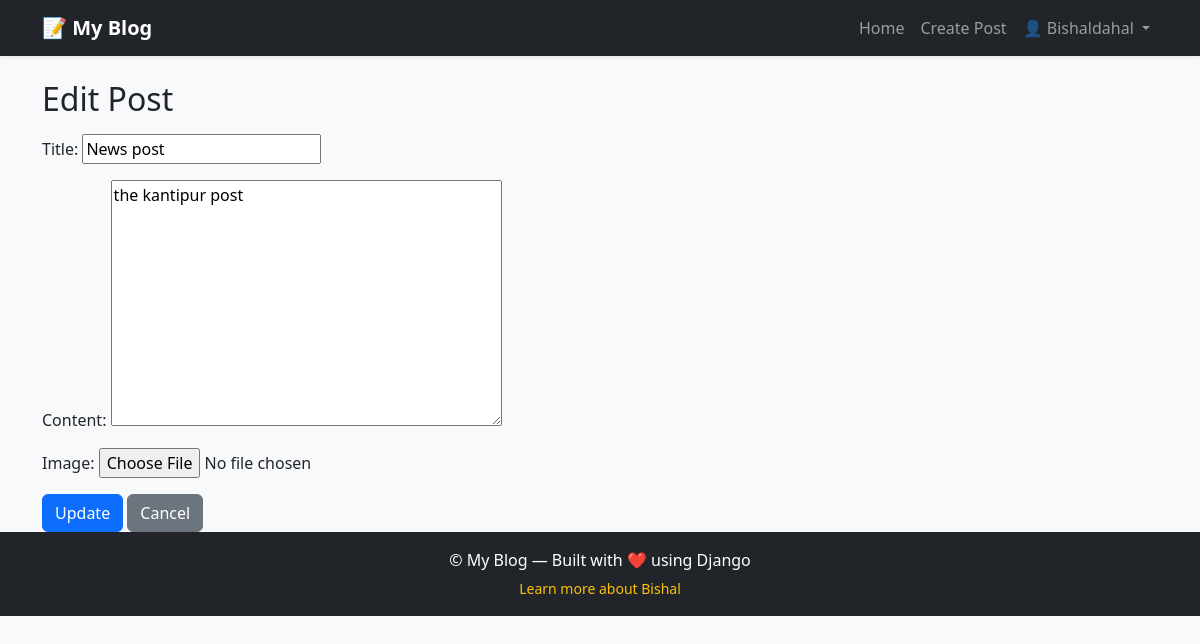
Before: /post/13/update/ (signed in) with the older database file.
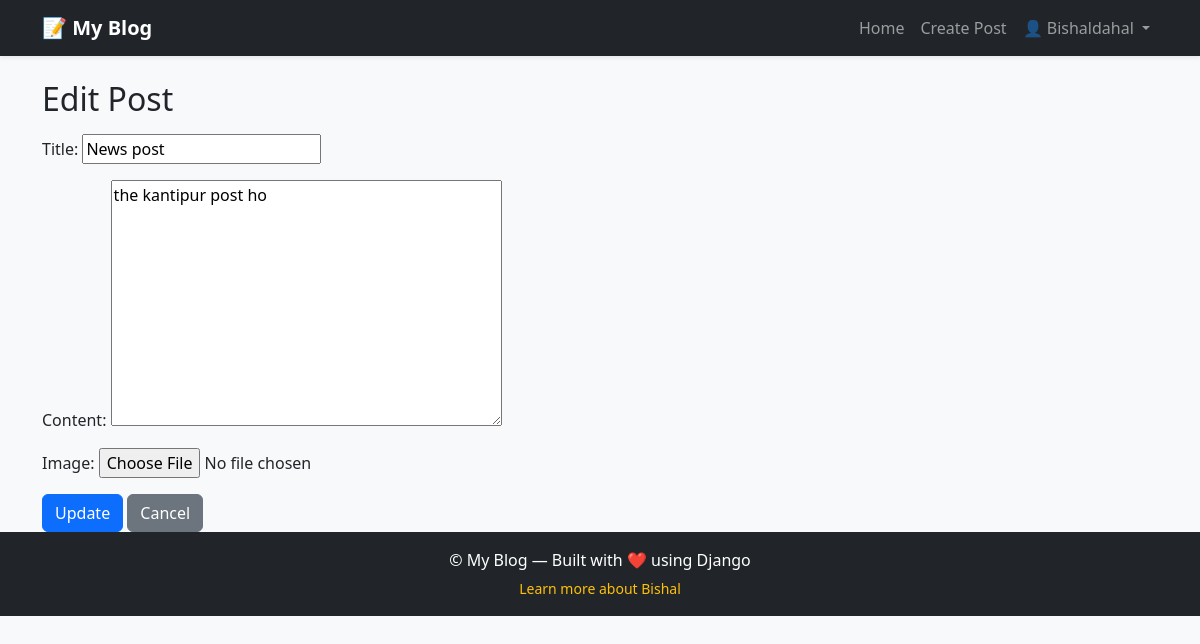
After: the same page with the newer database file.
### blog/models.py (models this page shows, shortened)
class Post(models.Model):
    author = models.ForeignKey(User, on_delete=models.CASCADE)
    title = models.CharField(max_length=100)
    content = models.TextField()
    image = models.ImageField(upload_to='posts/', blank=True, null=True)
    created_at = models.DateTimeField(auto_now_add=True)
    author = models.ForeignKey(User, on_delete=models.CASCADE)

### blog/views.py (the view)
# urls.py: path("post/<int:post_id>/update/", views.update_post, name= "update_post"),
@login_required
def update_post(request, post_id):
    post = get_object_or_404(Post, id=post_id)
    if post.author != request.user:
        return HttpResponse("you are not allowed to edit this post.", status=403)
    if request.method == 'POST':
        form = PostForm(request.POST, instance=post)
        if form.is_valid():
            form.save()
            return redirect('post_detail', post_id=post.id)
    else:
        form = PostForm(instance=post)
    return render(request, 'blog/update_post.html', {'form': form})

### blog/forms.py
class PostForm(forms.ModelForm):
    class Meta:
        model=Post
        fields = ['title', 'content', 'image']

### blog/templates/blog/update_post.html (shortened to what this page needs)
{% extends "layout.html" %}
{% block content %}
<h2>Edit Post</h2>
<form method="POST" enctype="multipart/form-data" class="mt-3">
  {{ form.as_p }}
  <button type="submit" class="btn btn-primary">Update</button>
  <a href="{% url 'post_list' %}" class="btn btn-secondary">Cancel</a>
</form>
{% endblock %}

Changed rows visible on the page:
changed Post "News post": content "the kantipur post" → "the kantipur post ho"
